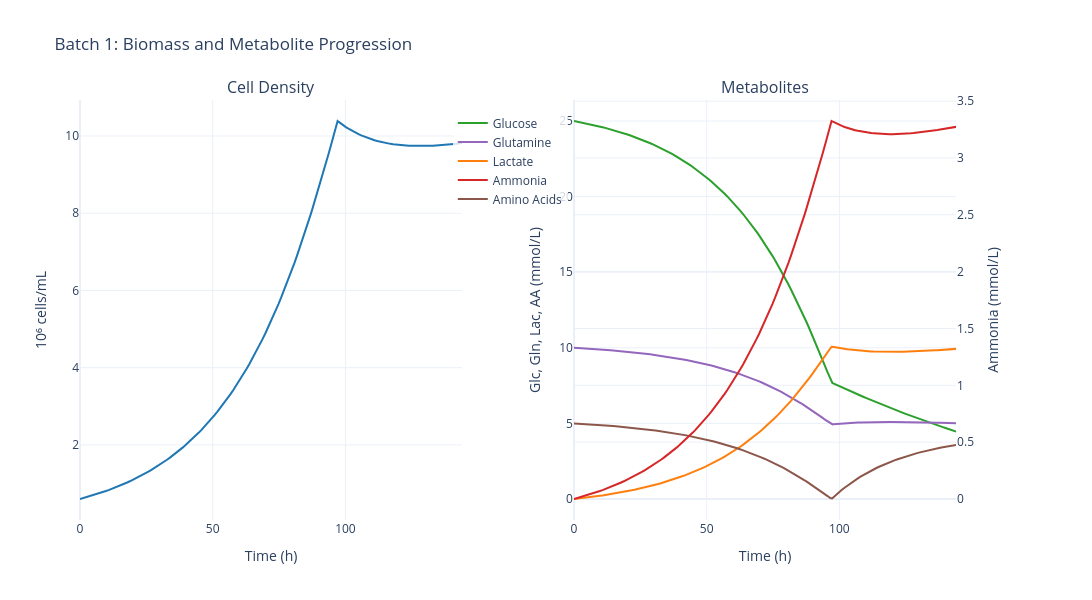

Write notebook code for a chart like this one.
### Markdown cell above
## 3. Plot Biomass and Metabolites

Visualize cell density and metabolite concentrations (glucose, glutamine, lactate, ammonia).

### Code cell
# Plot biomass and metabolites for batch 1
fig_biomass = plot_batch_biomass_metabolites(sim, batch_number=1)
fig_biomass.show()

# Alternative: using the data object method
# fig_biomass = sim.data.batches[0].plot_biomass_metabolites()
# fig_biomass.show()

### Figure 1 — Plotly figure (JSON) as saved in the notebook; plotly's stock layout.template omitted (floating-point values rounded to 4 significant figures; data arrays with more than 128 entries replaced by an {"elided": "..."} marker saying what was removed)
{"data": [{"hovertemplate": "Time: %{x:.1f} h<br>Cell Density: %{y:.2f} 10⁶ cells/mL<extra></extra>", "line": {"color": "#1f77b4", "width": 2}, "mode": "lines", "name": "Cell Density", "showlegend": false, "type": "scatter", "x": {"elided": "188 float values"}, "xaxis": "x", "y": {"elided": "188 float values"}, "yaxis": "y"}, {"hovertemplate": "Time: %{x:.1f} h<br>Glucose: %{y:.2f} mmol/L<extra></extra>", "line": {"color": "#2ca02c", "width": 2}, "mode": "lines", "name": "Glucose", "type": "scatter", "x": {"elided": "188 float values"}, "xaxis": "x2", "y": {"elided": "188 float values"}, "yaxis": "y2"}, {"hovertemplate": "Time: %{x:.1f} h<br>Glutamine: %{y:.2f} mmol/L<extra></extra>", "line": {"color": "#9467bd", "width": 2}, "mode": "lines", "name": "Glutamine", "type": "scatter", "x": {"elided": "188 float values"}, "xaxis": "x2", "y": {"elided": "188 float values"}, "yaxis": "y2"}, {"hovertemplate": "Time: %{x:.1f} h<br>Lactate: %{y:.2f} mmol/L<extra></extra>", "line": {"color": "#ff7f0e", "width": 2}, "mode": "lines", "name": "Lactate", "type": "scatter", "x": {"elided": "188 float values"}, "xaxis": "x2", "y": {"elided": "188 float values"}, "yaxis": "y2"}, {"hovertemplate": "Time: %{x:.1f} h<br>Ammonia: %{y:.2f} mmol/L<extra></extra>", "line": {"color": "#d62728", "width": 2}, "mode": "lines", "name": "Ammonia", "type": "scatter", "x": {"elided": "188 float values"}, "xaxis": "x2", "y": {"elided": "188 float values"}, "yaxis": "y3"}, {"hovertemplate": "Time: %{x:.1f} h<br>Amino Acids: %{y:.2f} mmol/L<extra></extra>", "line": {"color": "#8c564b", "width": 2}, "mode": "lines", "name": "Amino Acids", "type": "scatter", "x": {"elided": "188 float values"}, "xaxis": "x2", "y": {"elided": "188 float values"}, "yaxis": "y2"}], "layout": {"annotations": [{"font": {"size": 16}, "showarrow": false, "text": "Cell Density", "x": 0.205, "xanchor": "center", "xref": "paper", "y": 1, "yanchor": "bottom", "yref": "paper"}, {"font": {"size": 16}, "showarrow": false, "text": "Metabolites", "x": 0.735, "xanchor": "center", "xref": "paper", "y": 1, "yanchor": "bottom", "yref": "paper"}], "font": {"size": 12}, "height": 600, "legend": {"bgcolor": "rgba(255,255,255,0.8)", "x": 0.4, "y": 0.98}, "showlegend": true, "title": {"text": "Batch 1: Biomass and Metabolite Progression"}, "width": 1400, "xaxis": {"anchor": "y", "domain": [0, 0.41], "title": {"text": "Time (h)"}}, "xaxis2": {"anchor": "y2", "domain": [0.53, 0.94], "title": {"text": "Time (h)"}}, "yaxis": {"anchor": "x", "domain": [0, 1], "title": {"text": "10⁶ cells/mL"}}, "yaxis2": {"anchor": "x2", "domain": [0, 1], "title": {"text": "Glc, Gln, Lac, AA (mmol/L)"}}, "yaxis3": {"anchor": "x2", "overlaying": "y2", "side": "right", "title": {"text": "Ammonia (mmol/L)"}}}}
